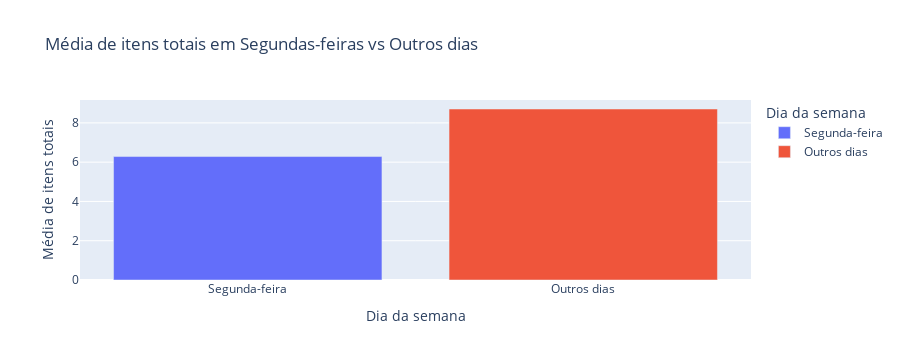

Here is the notebook cell this chart was saved with:
### Markdown cell above
#### **Segunda vende-se 20% a menos em média**

### Code cell
# média de itens totais para segundas
media_segunda = df4[df4['dia_da_semana'] == 'segunda']['itens_totais'].mean()

# média de itens totais para outros dias 
media_outros_dias = df4[df4['dia_da_semana'].isin(['segunda', 'terca', 'quarta', 'quinta', 'sexta'])]['itens_totais'].mean()

data = {
    'Dia da semana': ['Segunda-feira', 'Outros dias'],
    'Media de itens totais': [media_segunda, media_outros_dias]
}
df4_plot = pd.DataFrame(data)

fig = px.bar(df4_plot, x='Dia da semana', y='Media de itens totais', color='Dia da semana',
             labels={'Media de itens totais': 'Média de itens totais', 'Dia da semana': 'Dia da semana'},
             title="Média de itens totais em Segundas-feiras vs Outros dias")
fig.show()

# diff percentual
diferenca_percentual = ((media_outros_dias - media_segunda) / media_outros_dias) * 100

print('\n'f"A média de itens totais é {diferenca_percentual:.2f}% menor em segundas-feiras em comparação com os outros dias da semana."'\n')

segunda = df4[df4['dia_da_semana'] == 'segunda']['itens_totais']
outros_dias = df4[df4['dia_da_semana'].isin(['segunda', 'terca', 'quarta', 'quinta', 'sexta'])]['itens_totais']

t_statistic, p_value = stats.ttest_ind(segunda, outros_dias)

alpha = 0.05

if p_value < alpha:
    print("A diferença na média de itens totais entre segundas-feiras e outros dias da semana é estatisticamente relevante.")
else:
    print("A diferença na média de itens totais entre segundas-feiras e outros dias da semana não é estatisticamente relevante.")

print("Valor p:", p_value)

### Figure 1 — Plotly figure (JSON) as saved in the notebook; plotly's stock layout.template omitted (floating-point values rounded to 4 significant figures)
{"data": [{"alignmentgroup": "True", "hovertemplate": "Dia da semana=%{x}<br>Média de itens totais=%{y}<extra></extra>", "legendgroup": "Segunda-feira", "marker": {"color": "#636efa", "pattern": {"shape": ""}}, "name": "Segunda-feira", "offsetgroup": "Segunda-feira", "orientation": "v", "showlegend": true, "textposition": "auto", "type": "bar", "x": ["Segunda-feira"], "xaxis": "x", "y": [6.286], "yaxis": "y"}, {"alignmentgroup": "True", "hovertemplate": "Dia da semana=%{x}<br>Média de itens totais=%{y}<extra></extra>", "legendgroup": "Outros dias", "marker": {"color": "#EF553B", "pattern": {"shape": ""}}, "name": "Outros dias", "offsetgroup": "Outros dias", "orientation": "v", "showlegend": true, "textposition": "auto", "type": "bar", "x": ["Outros dias"], "xaxis": "x", "y": [8.707], "yaxis": "y"}], "layout": {"barmode": "relative", "height": 360, "legend": {"title": {"text": "Dia da semana"}, "tracegroupgap": 0}, "title": {"text": "Média de itens totais em Segundas-feiras vs Outros dias"}, "xaxis": {"anchor": "y", "autorange": true, "categoryarray": ["Segunda-feira", "Outros dias"], "categoryorder": "array", "domain": [0, 1], "range": [-0.5, 1.5], "title": {"text": "Dia da semana"}, "type": "category"}, "yaxis": {"anchor": "x", "autorange": true, "domain": [0, 1], "range": [0, 9.166], "title": {"text": "Média de itens totais"}, "type": "linear"}}}
